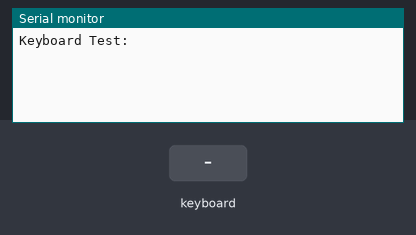
The sketch below on a simulated Arduino Mega 2560, built with avr-gcc and run on an emulated ATmega2560. Parts: the last lines printed to the serial monitor. The test bench sets the inputs (shaded band). No radio packets arrive unless stated.

Above: at 1.2 s.
1.3 s: PS/2 keyboard text "1" received
At 1.6 s:
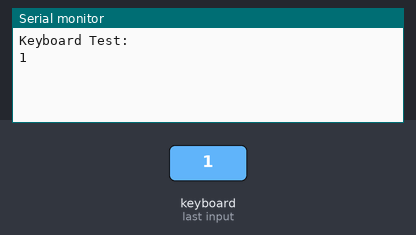
2.8 s: PS/2 keyboard text "a" received
At 4.0 s:
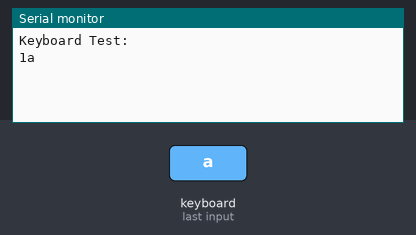

The sketch:

sketch_feb09d.ino
```cpp
#include <SPI.h>
#include "RF24.h"
#include <PS2Keyboard.h>

const int DataPin = 3;
const int IRQpin =  2;

PS2Keyboard keyboard;

const uint64_t pipe = 0xE8E8F0F0E1LL; // địa chỉ để phát
RF24 radio(9,10); //thay 10 thành 53 với mega
char msg[5];
const int sensor = A0;
int value = 0;

void setup(){
  //============================================================Module NRF24
  Serial.begin(9600);
  radio.begin();
  radio.setAutoAck(1);
  radio.setRetries(1,1);
  radio.setDataRate(RF24_1MBPS);    // Tốc độ truyền
  radio.setPALevel(RF24_PA_MAX);      // Dung lượng tối đa
  radio.setChannel(10);               // Đặt kênh
  radio.openWritingPipe(pipe);        // mở kênh
  pinMode(sensor, INPUT);
  keyboard.begin(DataPin, IRQpin);
  Serial.println("Keyboard Test:");
}

void loop(){
if (keyboard.available()) {

    // read the next key
    char c = keyboard.read();

    // check for some of the special keys
    if (c == PS2_ENTER) {
      const char text[] = "ENTER";
      radio.write(&text, sizeof(text));
    } else if (c == PS2_TAB) {
      Serial.print("[Tab]");
    } else if (c == PS2_ESC) {
      const char text[] = "ESC";
      radio.write(&text, sizeof(text));
      Serial.print("[ESC]");
    } else if (c == PS2_PAGEDOWN) {
      Serial.print("[PgDn]");
    } else if (c == PS2_PAGEUP) {
      Serial.print("[PgUp]");
    } else if (c == PS2_LEFTARROW) {
      const char text[] = "[Left]";
      radio.write(&text, sizeof(text));
      Serial.print("[Left]");
    } else if (c == PS2_RIGHTARROW) {
      const char text[] = "Right";
      radio.write(&text, sizeof(text));
      Serial.print("[Right]");
    } else if (c == PS2_UPARROW) {
      const char text[] = "[Up]";
      radio.write(&text, sizeof(text));
      Serial.print("[Up]");
    } else if (c == PS2_DOWNARROW) {
      const char text[] = "[Down]";
      radio.write(&text, sizeof(text));
      Serial.print("[Down]");
    } else if (c == PS2_DELETE) {
      Serial.print("[Del]");
    } else {
      msg[0] = c;
      radio.write(&msg, sizeof(msg));
      // otherwise, just print all normal characters
      Serial.print(c);
    }
  }


}
```

Measured:
- after the input at 1.3 s, the serial monitor: prints a new line at once (image 1)
- after the input at 2.8 s, the serial monitor: prints a new line at once (image 2)
